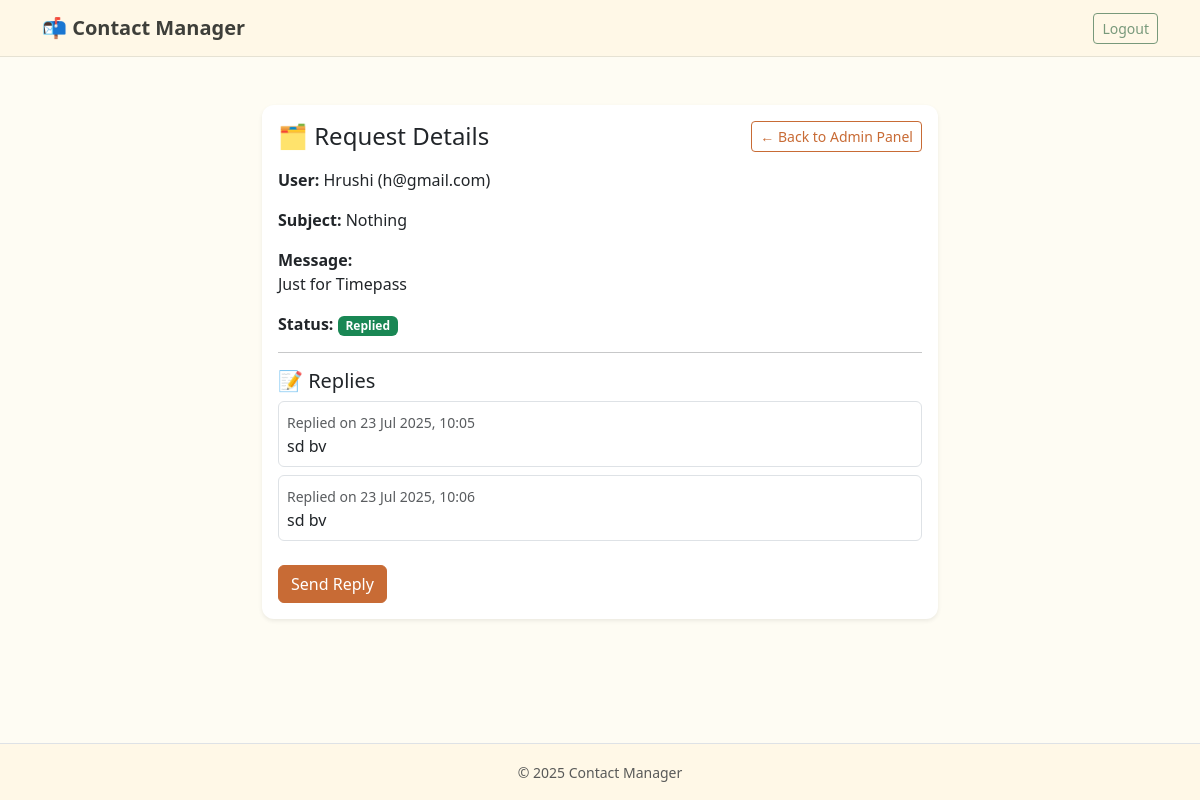
Page /admin/view.php?id=1 (signed in) on the committed database.
### tables this page shows
CREATE TABLE `contact_requests` (
  `id` int(10) UNSIGNED NOT NULL,
  `user_id` int(10) UNSIGNED NOT NULL,
  `subject` varchar(255) NOT NULL,
  `message` text NOT NULL,
  `status` enum('new','replied') DEFAULT 'new',
  `created_at` datetime DEFAULT current_timestamp()
);

CREATE TABLE `users` (
  `id` int(10) UNSIGNED NOT NULL,
  `name` varchar(100) NOT NULL,
  `email` varchar(100) NOT NULL,
  `password` varchar(255) NOT NULL,
  `role` enum('user','admin') NOT NULL DEFAULT 'user',
  `created_at` datetime DEFAULT current_timestamp()
);

CREATE TABLE `contact_replies` (
  `id` int(10) UNSIGNED NOT NULL,
  `request_id` int(10) UNSIGNED NOT NULL,
  `admin_id` int(10) UNSIGNED DEFAULT NULL,
  `message` text NOT NULL,
  `replied_at` datetime DEFAULT current_timestamp()
);

### admin/view.php (the view, shortened to what this page needs)
<?php
require_once("../includes/db.php");
require_once("../includes/header.php");
$id = (int) $_GET['id'];
$stmt = $conn->prepare("
  SELECT cr.*, u.name, u.email FROM contact_requests cr
  JOIN users u ON cr.user_id = u.id
  WHERE cr.id = ?
");
$stmt->execute([$id]);
$request = $stmt->fetch();
$replies = $conn->prepare("
  SELECT * FROM contact_replies WHERE request_id = ? ORDER BY replied_at ASC
");
$replies->execute([$id]);
$replyList = $replies->fetchAll();
?>
<div class="container mt-4" style="max-width: 700px;">
	<div class="card shadow-sm">
		<div class="card-body">
			<div class="row mb-3">
				<div class="col-12 col-md-6 d-flex align-items-center mb-2 mb-md-0">
					<h4 class="m-0">🗂️ Request Details</h4>
				</div>
				<div class="col-12 col-md-6 text-md-end">
					<a href="dashboard.php" class="btn btn-outline-p btn-sm">← Back to Admin Panel</a>
				</div>
			</div>
			<p><strong>User:</strong> <?= htmlspecialchars($request['name']) ?>
				(<?= htmlspecialchars($request['email']) ?>)</p>
			<p><strong>Subject:</strong> <?= htmlspecialchars($request['subject']) ?></p>
			<p><strong>Message:</strong><br><?= nl2br(htmlspecialchars($request['message'])) ?></p>
			<p><strong>Status:</strong>
				<span class="badge <?= $request['status'] === 'new' ? 'bg-secondary' : 'bg-success' ?>">
					<?= ucfirst($request['status']) ?>
				</span>
			</p>
			<hr>
			<h5>📝 Replies</h5>
			<?php if (!$replyList): ?>
				<p class="text-muted">No replies yet.</p>
			<?php else: ?>
				<?php foreach ($replyList as $r): ?>
					<div class="border rounded p-2 mb-2">
						<small class="text-muted">Replied on <?= date("d M Y, H:i", strtotime($r['replied_at'])) ?></small>
						<p class="mb-0"><?= nl2br(htmlspecialchars($r['message'])) ?></p>
					</div>
				<?php endforeach; ?>
			<?php endif; ?>
			<a href="reply.php?id=<?= $request['id'] ?>" class="btn btn-p mt-3">Send Reply</a>
		</div>
	</div>
</div>
<?php include("../includes/footer.php"); ?>

### assets/styles/style.css (style rules this page uses)
body { background-color: #fefcf3 !important; color: #3e3f3a !important; font-family: 'Segoe UI', sans-serif; }
html, body { height: 100%; margin: 0; }
.btn-p { background-color: #c86b35; border-color: #c86b35; color: #fff; }
.btn-outline-p { color: #c86b35; border-color: #c86b35; }
.card { background-color: #ffffff; border: none; border-radius: 12px; box-shadow: 0 4px 16px rgba(0, 0, 0, 0.06); }
.badge.bg-success { background-color: #92ad94; color: #fff; }
a { color: #c86b35; }

### rows in the picture
contact_requests: user.name "Hrushi", user.email "h@gmail.com", subject "Nothing", message "Just for Timepass", status "Replied"
contact_replies: replied_at "23 Jul 2025, 10:05", message "sd bv"
contact_replies: replied_at "23 Jul 2025, 10:06", message "sd bv"
